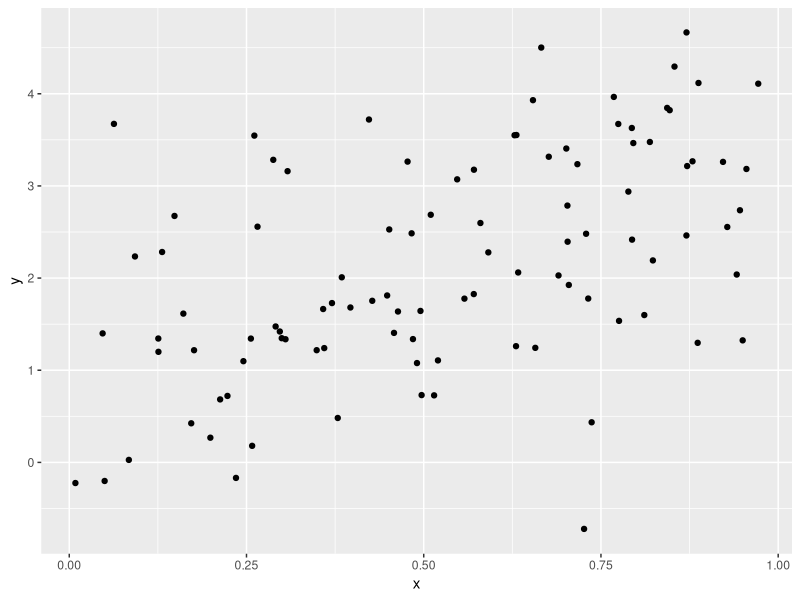

R code for this plot:
## ---- chunk 1
library(tidyverse)
plot_df=
  tibble(
    x = runif(100),
    y = 1+2*x+rnorm(100)
  )

plot_df |> 
  ggplot(aes(x = x, y = y))+geom_point()
  
